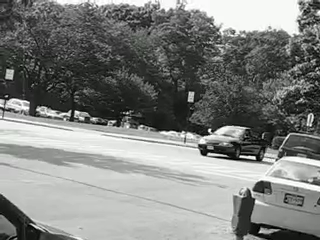
#> input picture frame 1 of input.avi, 320 x 240 px
$ python final_q3.py   (older library calls are emulated)
#> lines starting #> are read from the running program, lines starting #| are printed output that depends on the picture; after the words box and inside, x2 and y2 are one past the last pixel; in counts of white or black regions, pixels touching at a corner belong together
# coding=utf-8
#!/usr/bin/python
'''
Created on 2017��9��16��

@author: zhangjian
'''
import cv2
import imutils
import numpy as np
from matplotlib import pyplot as plt
import time
import math
def get_mode(arr):
    mode = [];
    arr_appear = dict((a, arr.count(a)) for a in arr);
    if max(arr_appear.values()) == 1:
        mode.append(sum(arr)/len(arr));
    else:
        for k, v in arr_appear.items():
            if v == max(arr_appear.values()):
                mode.append(k);
    return mode
def translate(image, x, y):
    M = np.float32([[1, 0, x], [0, 1, y]])
    shifted = cv2.warpAffine(image, M, (image.shape[1], image.shape[0]))
    return shifted
def pingjie(img1,img2,x_max,y_max):
    rows1 = img1.shape[0]
    cols1 = img1.shape[1]
    rows2 = img2.shape[0]
    cols2 = img2.shape[1]
    out = np.zeros((rows1+2*abs(x_max),cols1+2*abs(y_max),3), dtype='uint8')
    out[abs(x_max)+x_max:abs(x_max)+rows2+x_max,abs(y_max)+y_max:abs(y_max)+cols2+y_max] = np.dstack([img2])
    out[abs(x_max):rows1+abs(x_max),abs(y_max):cols1+abs(y_max)] = np.dstack([img1])
    return out
def drawMatches(img1, kp1, img2, kp2, matches):
    rows1 = img1.shape[0]
    cols1 = img1.shape[1]
    rows2 = img2.shape[0]
    cols2 = img2.shape[1]
    out = np.zeros((max([rows1,rows2]),cols1+cols2,3), dtype='uint8')
    out[:rows1,:cols1] = np.dstack([img1])
    out[:rows2,cols1:] = np.dstack([img2])
    a=[]
    b=[]
    c=[]
    d=[]
    for mat in matches:
        img1_idx = mat.queryIdx
        img2_idx = mat.trainIdx
        (x1,y1) = kp1[img1_idx].pt
        (x2,y2) = kp2[img2_idx].pt
        a.append([x1,y1])
        b.append([x2,y2])
        c.append(x1-x2)
        d.append(y1-y2)
        cv2.circle(out, (int(x1),int(y1)), 4, (0, 0, 255), 1)
        cv2.circle(out, (int(x2)+cols1,int(y2)), 4, (0, 0, 255), 1)

        cv2.line(out, (int(x1),int(y1)), (int(x2)+cols1,int(y2)), (0, 0, 255), 1)
    return out,a,b,c,d
camera=cv2.VideoCapture("input.avi")
grabbed, pin = camera.read()
#> pin is the input picture: shape (240, 320, 3); mean B, G, R 126.8, 129.4, 127.6
while camera.isOpened():
    grabbed, frame = camera.read()
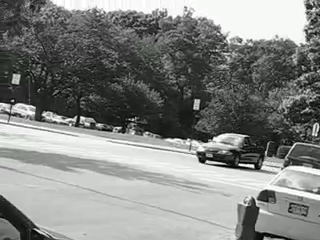
#> input picture frame 2 of input.avi, 320 x 240 px
#> frame is the input picture: shape (240, 320, 3); mean B, G, R 130.2, 132.7, 131
    img1=pin
    img2=frame
    img1_gray = cv2.cvtColor(img1, cv2.COLOR_BGR2GRAY)
    img2_gray = cv2.cvtColor(img2, cv2.COLOR_BGR2GRAY)
    img1_gray = cv2.GaussianBlur(img1_gray, (21, 21), 0)
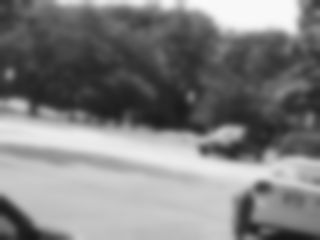
#> img1_gray: shape (240, 320); min 23, max 250, mean 128.5
    img2_gray = cv2.GaussianBlur(img2_gray, (21, 21), 0)
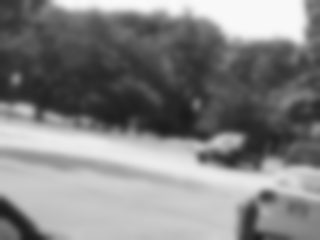
#> img2_gray: shape (240, 320); min 27, max 250, mean 131.9
    sift=cv2.ORB()
    kp1, des1 = sift.detectAndCompute(img1,None)
#> kp1 = 460 keypoints; strongest (x, y, size): (254, 157, 31), (209, 130, 31), (68, 114, 31), (208, 133, 37.2)
    kp2, des2 = sift.detectAndCompute(img2,None)
#> kp2 = 460 keypoints; strongest (x, y, size): (253, 166, 31), (82, 117, 31), (202, 161, 44.6), (258, 168, 44.6)
    bf = cv2.BFMatcher(cv2.NORM_HAMMING)
    matches = bf.knnMatch(des1, trainDescriptors = des2, k = 2)
#> matches = 460 matches
    good = [m for (m,n) in matches if m.distance < 0.6*n.distance]
#> good = 172 matches
    img3,a,b,c,d = drawMatches(img1,kp1,img2,kp2,good)
#> in drawMatches, `out[:rows1,:cols1] = np.dstack([img1])`:
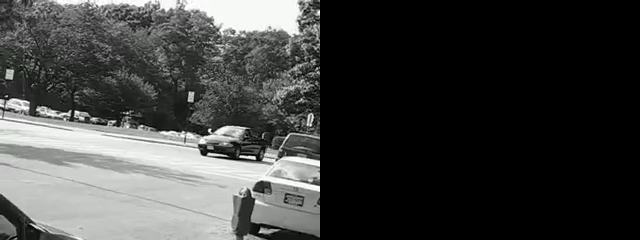
#> out: shape (240, 640, 3); mean B, G, R 63.4, 64.7, 63.8
#> in drawMatches, `out[:rows2,cols1:] = np.dstack([img2])`:
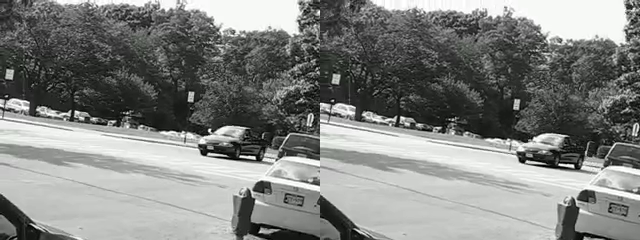
#> out: shape (240, 640, 3); mean B, G, R 128.5, 131.1, 129.3
#> the loop in drawMatches, `for mat in matches:` made 172 passes
#> (img1_idx, img2_idx, x1, y1, x2, y2) on passes 1 to 3: (3, 1, 254, 199, 258, 208), (7, 47, 252, 196, 256, 205), (8, 53, 143, 127, 148, 134)
#> after the loop in drawMatches, `for mat in matches:`:
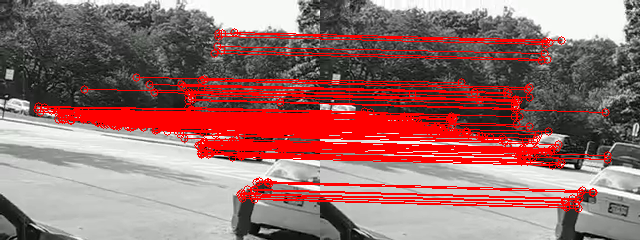
#> out: shape (240, 640, 3); 17.73% of pixels changed, all inside (x1, y1, x2, y2) = (33, 28, 612, 213)
#> after the loop in drawMatches, `for mat in matches:`: a = 172 pairs, first value 37 to 283, second value 32 to 199; b = 172 pairs, first value 43 to 287, second value 40 to 208; c = 172 values, max 4.15 at index 129, min -7.46 at index 153, mean -3.76; d = 172 values, max -4.15 at index 134, min -10.37 at index 129, mean -7.05
    x_max=get_mode(c)[0]
#> in get_mode, `arr_appear = dict((a, arr.count(a)) for a in arr);`: arr_appear = 60 items
#> the loop in get_mode, `for k, v in arr_appear.items():` made 60 passes
#> (k, v) on passes 1 to 12: (-4, 7), (-5, 18), (-6, 21), (-7, 4), (2, 3), (1, 5), (-3.6, 1), (1.2, 3), (2.4, 1), (-4.8, 5), (-4.8, 3), (2.4, 1)
#> after the loop in get_mode, `for k, v in arr_appear.items():`: mode = [-6]
#> x_max = -6
    y_max=get_mode(d)[0]
#> the loop in get_mode (call 2), `for k, v in arr_appear.items():` made 41 passes
#> (k, v) on passes 1 to 12: (-9, 9), (-7, 7), (-8, 11), (-6, 22), (-5, 8), (-10, 2), (-9.6, 2), (-8.4, 3), (-7.2, 12), (-7.2, 3), (-8.4, 3), (-8.4, 1)
#> y_max = -6
    pin = translate(img2, x_max, y_max)
#> in translate, `M = np.float32([[1, 0, x], [0, 1, y]])`: M = [[1, 0, -6], [0, 1, -6]]
#> in translate, `shifted = cv2.warpAffine(image, M, (image.shape[1], image.shape[0]))`:
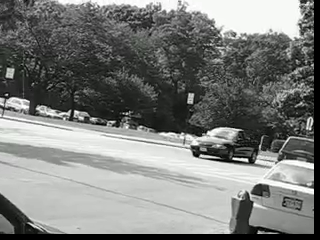
#> shifted: shape (240, 320, 3); mean B, G, R 122.8, 125.3, 123.6
    cv2.imshow("finally",pin)
    cv2.waitKey(20)

camera.release()
cv2.destroyAllWindows()

$ run again, starting later in the video
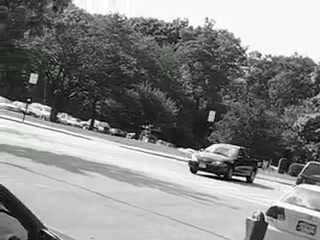
#> input picture frame 6 of input.avi, 320 x 240 px
#> pin is the input picture: shape (240, 320, 3); mean B, G, R 133.1, 135.6, 133.9
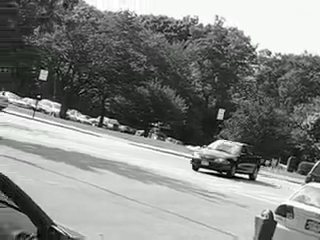
#> input picture frame 7 of input.avi, 320 x 240 px
#> frame is the input picture: shape (240, 320, 3); mean B, G, R 131.2, 133.7, 132
#> kp1 = 454 keypoints; strongest (x, y, size): (244, 179, 31), (87, 123, 31), (96, 121, 31), (198, 171, 31)
#> kp2 = 455 keypoints; strongest (x, y, size): (247, 176, 31), (196, 169, 37.2), (105, 118, 31), (196, 168, 44.6)
#> matches = 454 matches
#> good = 222 matches
#> the loop in drawMatches, `for mat in matches:` made 222 passes
#> (img1_idx, img2_idx, x1, y1, x2, y2) on passes 1 to 3: (0, 10, 48, 113, 58, 110), (1, 63, 84, 124, 93, 121), (3, 88, 240, 149, 243, 146)
#> after the loop in drawMatches, `for mat in matches:`: a = 222 pairs, first value 32 to 279, second value 39.6 to 181.4; b = 222 pairs, first value 42 to 288, second value 38 to 179; c = 222 values, max 0 at index 164, min -12.44 at index 203, mean -7.71; d = 222 values, max 4.98 at index 191, min 0 at index 197, mean 2.6
#> arr_appear = 60 items
#> the loop in get_mode, `for k, v in arr_appear.items():` made 60 passes
#> (k, v) on passes 1 to 8: (-10, 25), (-9, 27), (-3, 6), (-2, 3), (-8, 2), (-9.4, 1), (-9, 1), (-9.6, 10)
#> after the loop in get_mode, `for k, v in arr_appear.items():`: mode = [-9]
#> x_max = -9
#> the loop in get_mode (call 2), `for k, v in arr_appear.items():` made 42 passes
#> (k, v) on passes 1 to 8: (3, 33), (2, 27), (4, 2), (3.8, 1), (1, 1), (3.6, 4), (2.4, 8), (2.4, 9)
#> y_max = 3
#> M = [[1, 0, -9], [0, 1, 3]]
#> in translate, `shifted = cv2.warpAffine(image, M, (image.shape[1], image.shape[0]))`:
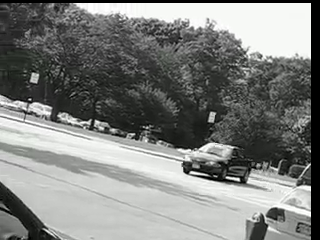
#> shifted: shape (240, 320, 3); mean B, G, R 126.5, 128.9, 127.3

$ run again, starting later in the video
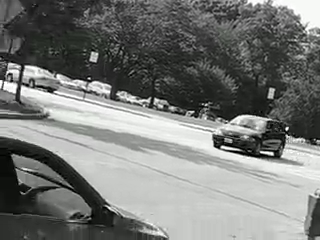
#> input picture frame 12 of input.avi, 320 x 240 px
#> pin is the input picture: shape (240, 320, 3); mean B, G, R 119.3, 121.7, 120.1
#> kp1 = 453 keypoints; strongest (x, y, size): (286, 129, 31), (272, 154, 31), (222, 146, 31), (271, 154, 37.2)
#> kp2 = 452 keypoints; strongest (x, y, size): (274, 152, 31), (222, 145, 31), (219, 146, 31), (217, 145, 44.6)
#> matches = 453 matches
#> good = 213 matches
#> the loop in drawMatches, `for mat in matches:` made 213 passes
#> (img1_idx, img2_idx, x1, y1, x2, y2) on passes 1 to 3: (0, 89, 47, 115, 54, 116), (2, 15, 149, 98, 157, 98), (3, 6, 107, 206, 116, 206)
#> after the loop in drawMatches, `for mat in matches:`:
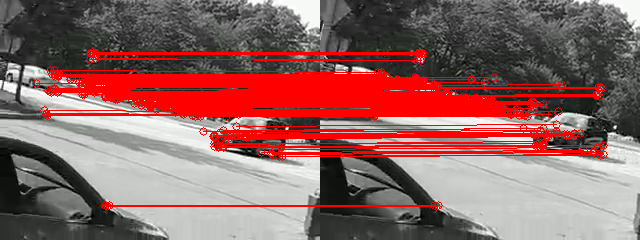
#> out: shape (240, 640, 3); mean B, G, R 98.9, 100.9, 144.8
#> after the loop in drawMatches, `for mat in matches:`: a = 213 pairs, first value 36 to 282, second value 52 to 206; b = 213 pairs, first value 44 to 283, second value 52.8 to 206; c = 213 values, max 0 at index 36, min -9.95 at index 184, mean -6.37; d = 213 values, max 2.99 at index 209, min -2.49 at index 187, mean 0.227
#> arr_appear = 43 items
#> the loop in get_mode, `for k, v in arr_appear.items():` made 43 passes
#> (k, v) on passes 1 to 8: (-7, 17), (-8, 25), (-9, 4), (-1, 4), (-2, 5), (0, 20), (-7.2, 25), (-1.2, 4)
#> after the loop in get_mode, `for k, v in arr_appear.items():`: mode = [-8, -7.2]
#> x_max = -8
#> the loop in get_mode (call 2), `for k, v in arr_appear.items():` made 26 passes
#> (k, v) on passes 1 to 8: (-1, 17), (0, 113), (1, 9), (2, 10), (1.2, 7), (-1.2, 2), (2.4, 4), (-1.2, 10)
#> y_max = 0
#> M = [[1, 0, -8], [0, 1, 0]]
#> in translate, `shifted = cv2.warpAffine(image, M, (image.shape[1], image.shape[0]))`:
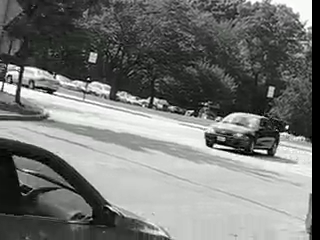
#> shifted: shape (240, 320, 3); mean B, G, R 116, 118.4, 116.8
